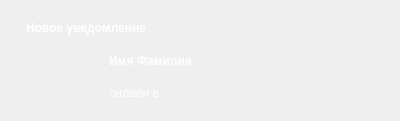
<?xml version="1.0" encoding="UTF-8"?>
<ui version="4.0">
 <class>Notification</class>
 <widget class="QWidget" name="Notification">
  <property name="geometry">
   <rect>
    <x>0</x>
    <y>0</y>
    <width>400</width>
    <height>121</height>
   </rect>
  </property>
  <property name="minimumSize">
   <size>
    <width>400</width>
    <height>121</height>
   </size>
  </property>
  <property name="maximumSize">
   <size>
    <width>400</width>
    <height>121</height>
   </size>
  </property>
  <property name="mouseTracking">
   <bool>true</bool>
  </property>
  <property name="windowTitle">
   <string>Form</string>
  </property>
  <property name="styleSheet">
   <string notr="true"/>
  </property>
  <layout class="QGridLayout" name="gridLayout">
   <item row="0" column="1" colspan="3">
    <widget class="QLabel" name="new_notification">
     <property name="minimumSize">
      <size>
       <width>160</width>
       <height>15</height>
      </size>
     </property>
     <property name="maximumSize">
      <size>
       <width>340</width>
       <height>15</height>
      </size>
     </property>
     <property name="font">
      <font>
       <family>Arial</family>
       <pointsize>9</pointsize>
       <weight>75</weight>
       <bold>true</bold>
      </font>
     </property>
     <property name="styleSheet">
      <string notr="true">color: white;</string>
     </property>
     <property name="text">
      <string>Новое уведомление</string>
     </property>
    </widget>
   </item>
   <item row="0" column="4">
    <widget class="QPushButton" name="close">
     <property name="sizePolicy">
      <sizepolicy hsizetype="Minimum" vsizetype="Fixed">
       <horstretch>25</horstretch>
       <verstretch>25</verstretch>
      </sizepolicy>
     </property>
     <property name="minimumSize">
      <size>
       <width>25</width>
       <height>25</height>
      </size>
     </property>
     <property name="maximumSize">
      <size>
       <width>25</width>
       <height>25</height>
      </size>
     </property>
     <property name="cursor">
      <cursorShape>PointingHandCursor</cursorShape>
     </property>
     <property name="styleSheet">
      <string notr="true">border-style: solid</string>
     </property>
     <property name="text">
      <string/>
     </property>
     <property name="icon">
      <iconset>
       <normaloff>close.png</normaloff>close.png</iconset>
     </property>
    </widget>
   </item>
   <item row="1" column="0">
    <spacer name="horizontalSpacer_2">
     <property name="orientation">
      <enum>Qt::Horizontal</enum>
     </property>
     <property name="sizeType">
      <enum>QSizePolicy::Maximum</enum>
     </property>
     <property name="sizeHint" stdset="0">
      <size>
       <width>15</width>
       <height>20</height>
      </size>
     </property>
    </spacer>
   </item>
   <item row="1" column="1" rowspan="2">
    <widget class="QLabel" name="photo">
     <property name="minimumSize">
      <size>
       <width>50</width>
       <height>50</height>
      </size>
     </property>
     <property name="maximumSize">
      <size>
       <width>50</width>
       <height>50</height>
      </size>
     </property>
     <property name="text">
      <string/>
     </property>
     <property name="pixmap">
      <pixmap>icon.png</pixmap>
     </property>
    </widget>
   </item>
   <item row="1" column="2">
    <spacer name="horizontalSpacer">
     <property name="orientation">
      <enum>Qt::Horizontal</enum>
     </property>
     <property name="sizeType">
      <enum>QSizePolicy::Maximum</enum>
     </property>
     <property name="sizeHint" stdset="0">
      <size>
       <width>15</width>
       <height>20</height>
      </size>
     </property>
    </spacer>
   </item>
   <item row="1" column="3">
    <widget class="QLabel" name="name">
     <property name="maximumSize">
      <size>
       <width>16777215</width>
       <height>20</height>
      </size>
     </property>
     <property name="font">
      <font>
       <family>Arial</family>
       <weight>75</weight>
       <bold>true</bold>
      </font>
     </property>
     <property name="styleSheet">
      <string notr="true">color: white;</string>
     </property>
     <property name="text">
      <string>Имя Фамилия</string>
     </property>
    </widget>
   </item>
   <item row="2" column="3" colspan="2">
    <widget class="QLabel" name="online_at">
     <property name="minimumSize">
      <size>
       <width>280</width>
       <height>16</height>
      </size>
     </property>
     <property name="maximumSize">
      <size>
       <width>16777215</width>
       <height>20</height>
      </size>
     </property>
     <property name="styleSheet">
      <string notr="true">color: white;</string>
     </property>
     <property name="text">
      <string>онлайн в</string>
     </property>
    </widget>
   </item>
  </layout>
 </widget>
 <resources/>
 <connections/>
</ui>
